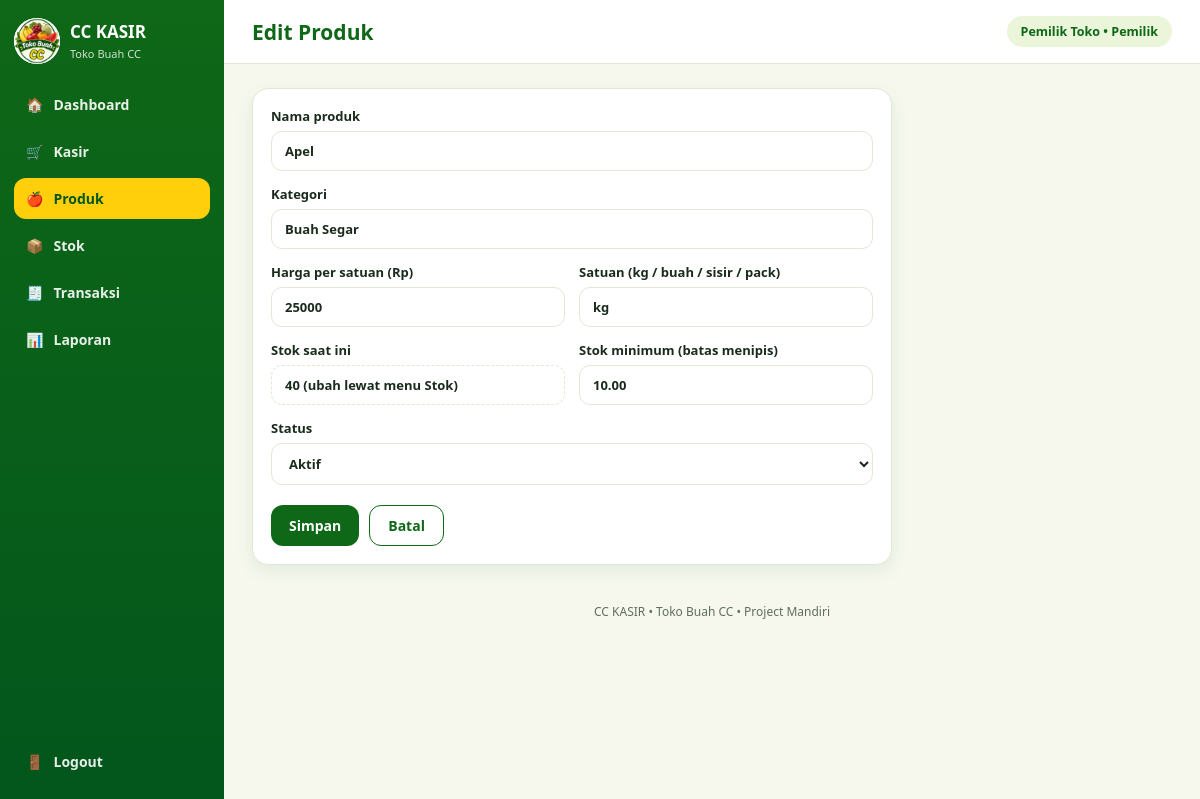
Screenshot of /views/produk_form.php?id=1 (signed in) with the database file from the repository.
### tables this page shows
CREATE TABLE produk (
  id_produk INT NOT NULL AUTO_INCREMENT PRIMARY KEY,
  nama_produk VARCHAR(100) NOT NULL,
  kategori VARCHAR(50) NOT NULL,
  harga INT NOT NULL DEFAULT 0,
  satuan VARCHAR(20) NOT NULL DEFAULT 'kg',
  stok DECIMAL(10,2) NOT NULL DEFAULT 0,
  stok_minimum DECIMAL(10,2) NOT NULL DEFAULT 0,
  status ENUM('aktif','nonaktif') NOT NULL DEFAULT 'aktif'
);

### config/database.php (called while the page is built, shortened)
<?php
function db(): PDO
{
    static $pdo = null;
    if ($pdo === null) {
        $dsn = 'mysql:host=' . DB_HOST . ';dbname=' . DB_NAME . ';charset=utf8mb4';
        $pdo = new PDO($dsn, DB_USER, DB_PASS, [
            PDO::ATTR_ERRMODE => PDO::ERRMODE_EXCEPTION,
            PDO::ATTR_DEFAULT_FETCH_MODE => PDO::FETCH_ASSOC,
        ]);
    }
    return $pdo;
}

### includes/functions.php (called while the page is built, shortened)
<?php
function e($teks): string
{
    return htmlspecialchars((string) $teks, ENT_QUOTES, 'UTF-8');
}
function format_qty($qty): string
{
    return rtrim(rtrim(number_format((float) $qty, 2, ',', '.'), '0'), ',');
}

### views/produk_form.php (the view, shortened to what this page needs)
<?php
$id = (int) ($_GET['id'] ?? 0);
$p = ['id_produk' => 0, 'nama_produk' => '', 'kategori' => 'Buah Segar', 'harga' => '', 'satuan' => 'kg', 'stok' => 0, 'stok_minimum' => 0, 'status' => 'aktif'];
if ($id > 0) {
    $st = db()->prepare('SELECT * FROM produk WHERE id_produk = ?');
    $st->execute([$id]);
    $baris = $st->fetch();
    $p = $baris;
}
include ROOT_PATH . '/includes/header.php';
include ROOT_PATH . '/includes/navbar.php';
?>
<div class="view">
    <form class="card form" method="post" action="<?= BASE_URL ?>actions/produk_simpan.php">
        <label class="lbl">Nama produk<input name="nama_produk" value="<?= e($p['nama_produk']) ?>" required></label>
        <label class="lbl">Kategori
            <input name="kategori" list="daftar-kategori" value="<?= e($p['kategori']) ?>" required>
        </label>
        <div class="two">
            <label class="lbl">Harga per satuan (Rp)<input type="number" name="harga" min="1" step="100" value="<?= e($p['harga']) ?>" required></label>
            <label class="lbl">Satuan (kg / buah / sisir / pack)<input name="satuan" value="<?= e($p['satuan']) ?>" required></label>
        </div>
        <div class="two">
            <?php if ($id === 0): ?>
                <label class="lbl">Stok awal<input type="number" name="stok" min="0" step="0.1" value="<?= e($p['stok']) ?>"></label>
            <?php else: ?>
                <div class="lbl">Stok saat ini<div class="static"><?= e(format_qty($p['stok'])) ?> (ubah lewat menu Stok)</div></div>
            <?php endif; ?>
            <label class="lbl">Stok minimum (batas menipis)<input type="number" name="stok_minimum" min="0" step="0.1" value="<?= e($p['stok_minimum']) ?>"></label>
        </div>
        <label class="lbl">Status
            <select name="status">
                <option value="aktif" <?= $p['status'] === 'aktif' ? 'selected' : '' ?>>Aktif</option>
            </select>
        </label>
        <div class="btnrow">
            <button class="btn" type="submit">Simpan</button>
            <a class="btn o" href="<?= BASE_URL ?>views/produk.php">Batal</a>
        </div>
    </form>
</div>
<?php include ROOT_PATH . '/includes/footer.php'; ?>

### assets/css/style.css (style rules this page uses)
:root { --g1:#03561C;--g2:#0E6817;--g3:#1D7519;--lime:#B2E04D;--yel:#FECF0A;--bg:#F6F8EE;--card:#fff;--ink:#1A2B1C;--mut:#5E6F60;--line:#E1E8D6;--tint:#EAF5DA }
* { box-sizing:border-box;margin:0 }
html,body { min-height:100% }
body { font-family:Nunito,'Segoe UI',Arial,sans-serif;background:var(--bg);color:var(--ink);font-size:14px }
a { text-decoration:none;color:inherit }
.view { padding:24px 28px;display:grid;gap:18px }
.card { background:var(--card);border-radius:16px;padding:18px;border:1px solid var(--line);box-shadow:0 6px 18px rgba(3,86,28,.08) }
.btn { display:inline-block;text-align:center;padding:10px 18px;border-radius:12px;font:inherit;font-weight:800;background:var(--g2);color:#fff;border:0;cursor:pointer }
.btn.o { background:var(--card);color:var(--g2);border:1.5px solid var(--g2) }
input,select { font:inherit;padding:10px 13px;border:1.5px solid var(--line);border-radius:11px;width:100%;background:#fff;color:var(--ink) }
.lbl { display:grid;gap:6px;font-weight:700;font-size:13px }
.form { display:grid;gap:14px;max-width:640px }
.form.card { align-content:start }
.two { display:grid;grid-template-columns:1fr 1fr;gap:14px }
.static { padding:10px 13px;border:1.5px dashed var(--line);border-radius:11px;font-weight:600 }
.btnrow { display:flex;gap:10px;flex-wrap:wrap;margin-top:6px }

### rows the page displays
produk: nama_produk "Apel", kategori "Buah Segar", harga "25000", satuan "kg", stok "40", stok_minimum "10.00", status "Aktif"

### other values shown
APP_NAME "CC KASIR"
MITRA_NAME "Toko Buah CC"
$icon "🏠"
$label "Dashboard"
$icon "🛒"
$label "Kasir"
$icon "🍎"
$label "Produk"
$icon "📦"
$label "Stok"
$icon "🧾"
$label "Transaksi"
$icon "📊"
$label "Laporan"
$pageTitle "Edit Produk"
